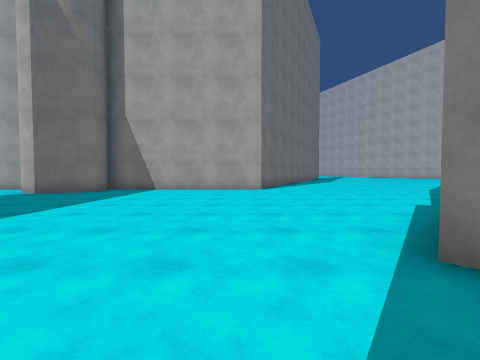
[1] (above)

17 first-person views from a walk through a Unity game level. The camera is 1.3 m above the floor, tilts 2° down and sees 90° across. The floor is counted in squares, 2 m on a side. Each view is taken from the middle of a square. On the plan, view 1 faces up. The plan holds only what a view shows up to about 9 squares ahead; the rest is blank. The place goes on beyond the plan. The player is left out. Surface patterns are stand-ins for the level's own textures.

[2]
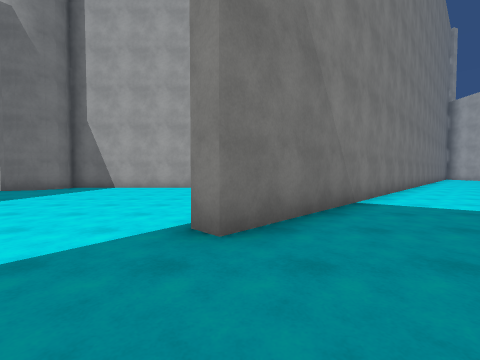

[3]
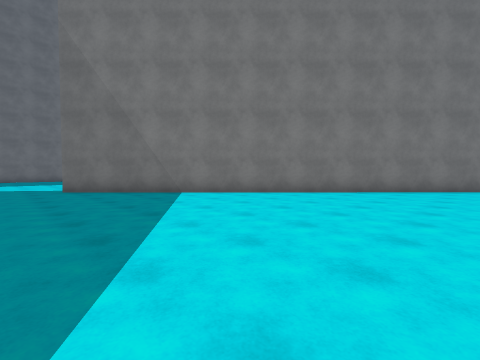

[4]
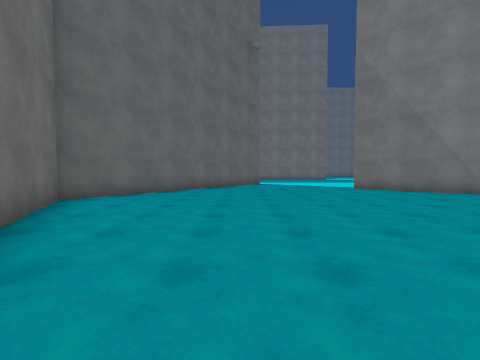

[5]
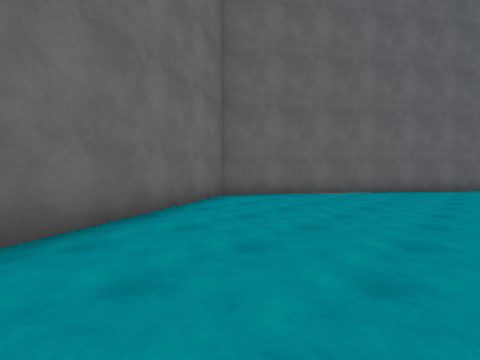

[6]
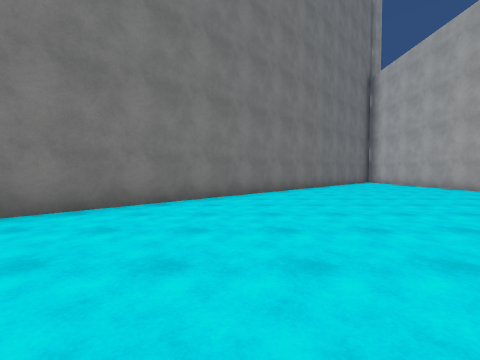

[7]
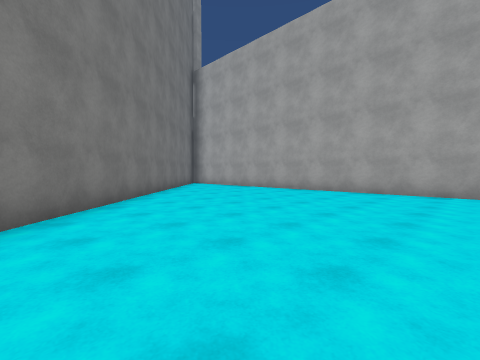

[8]
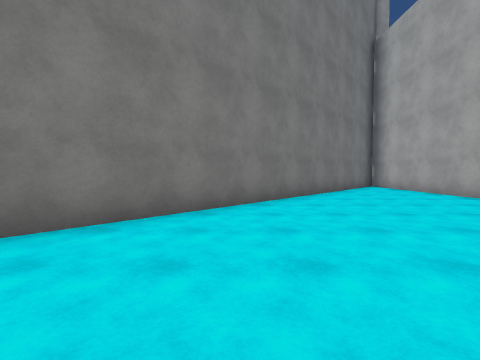

[9]
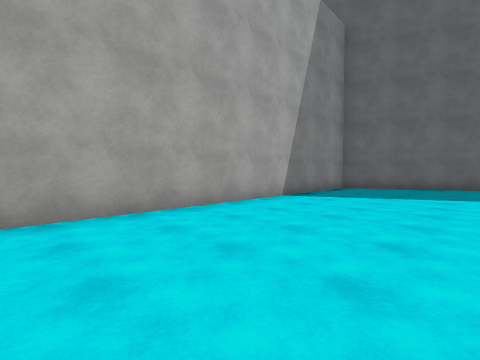

[10]
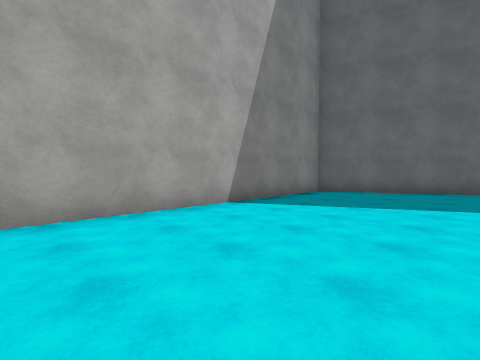

[11]
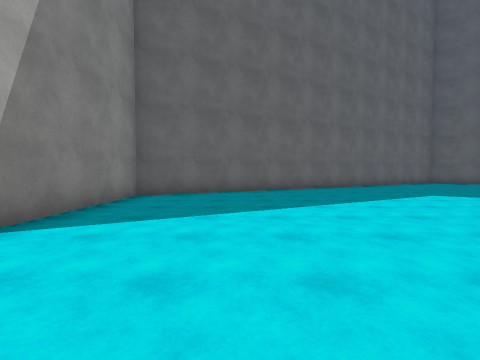

[12]
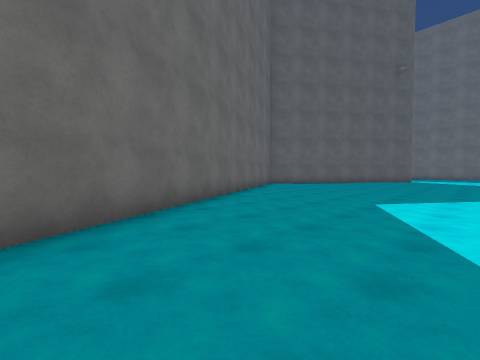

[13]
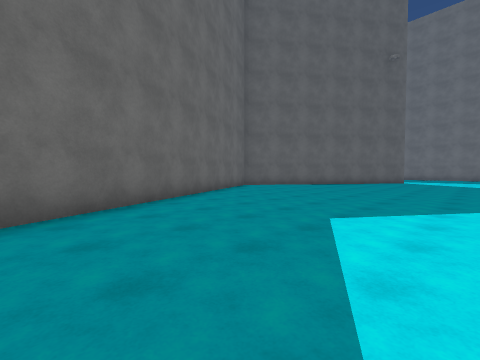

[14]
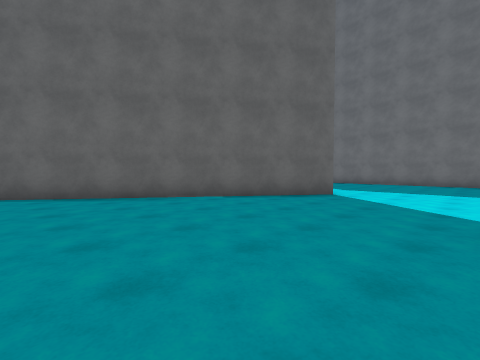

[15]
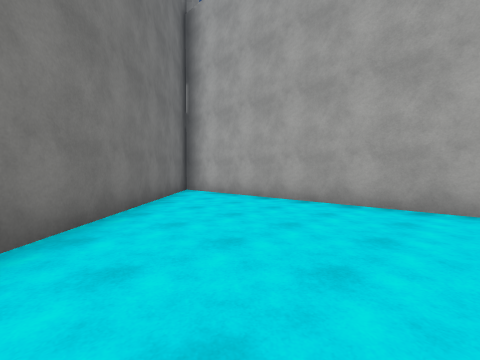

[16]
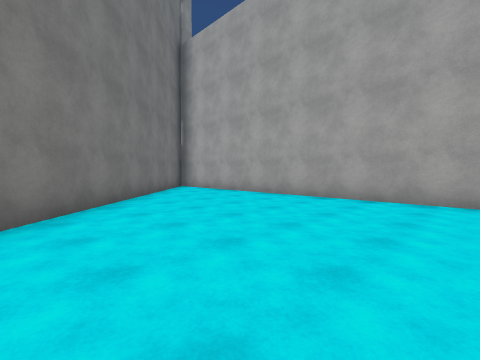

[17]
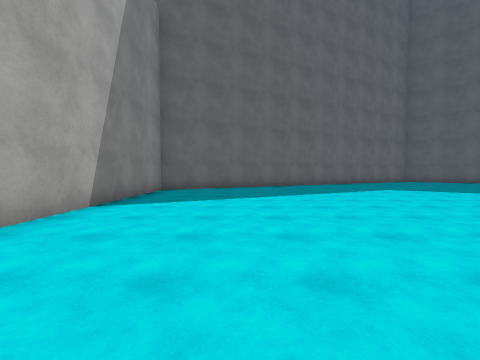

### Floor plan
Points are (right, up) in squares from view 1. A wall is a line through its corners. A room is listed if a view was taken in it or the views show most of it. See-through windows are left out.
Room 1 (views 1, 2, 3, 4, 5, 6, 7, 8, 9, 10, 11, 12, 13, 14, 15, 16, 17)
walls: (-1.7, -1.9) (5.6, -7.1) (18.8, -0.4) (18.8, 17); (18.8, 18.5) (1.8, 1.4) (1.4, 1.7)
ways out: opening at (0.3, 0)

Where each view was taken, in squares from view 1:
view 1: 0 up, 0 right, facing up
view 2: 1 down, 2 right, facing up
view 3: 0 up, 11 right, facing up-left
view 4: 3 down, 11 right, facing left
view 5: 2 down, 10 right, facing down-left
view 6: 4 up, 11 right, facing up
view 7: 7 up, 11 right, facing up-right
view 8: 8 up, 13 right, facing up
view 9: 9 up, 15 right, facing down-right
view 10: 7 up, 15 right, facing down-right
view 11: 6 up, 16 right, facing down
view 12: 1 up, 16 right, facing down-left
view 13: 1 up, 14 right, facing down-left
view 14: 1 up, 5 right, facing down-left
view 15: 11 up, 14 right, facing up-right
view 16: 9 up, 13 right, facing up-right
view 17: 8 up, 16 right, facing down
